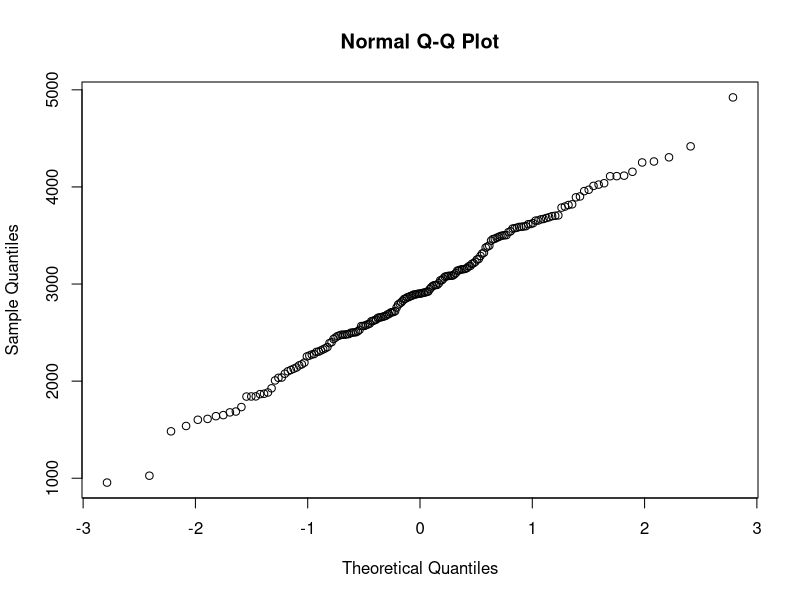
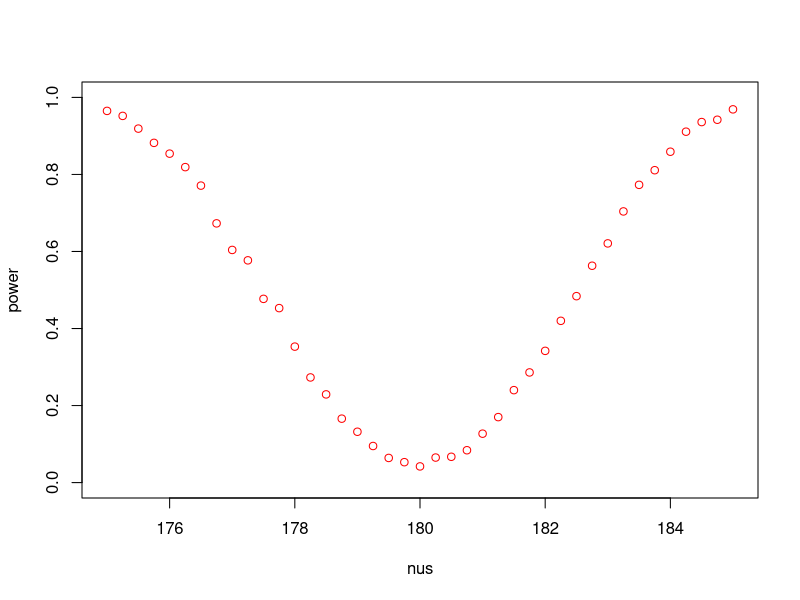
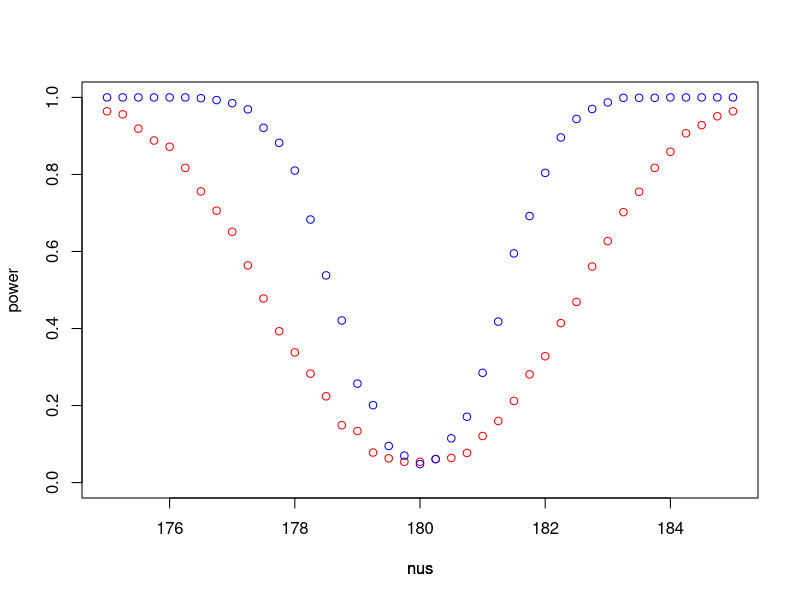
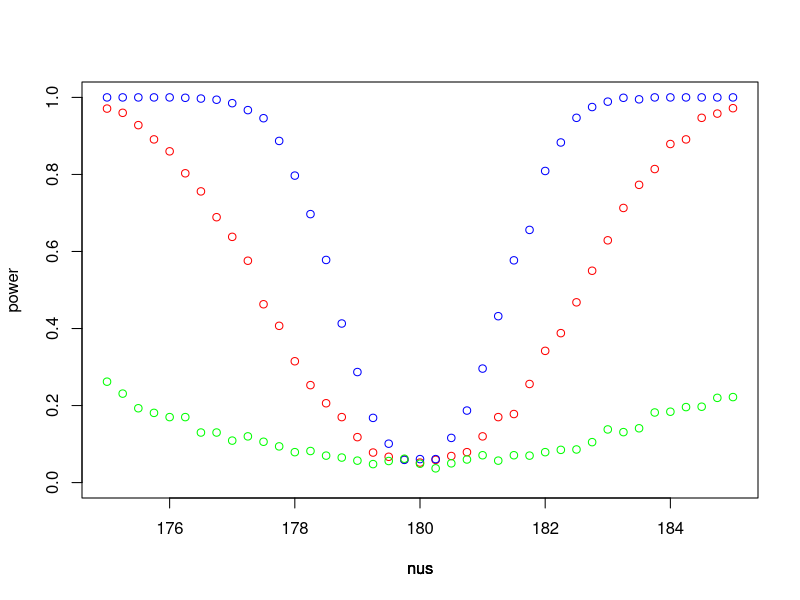
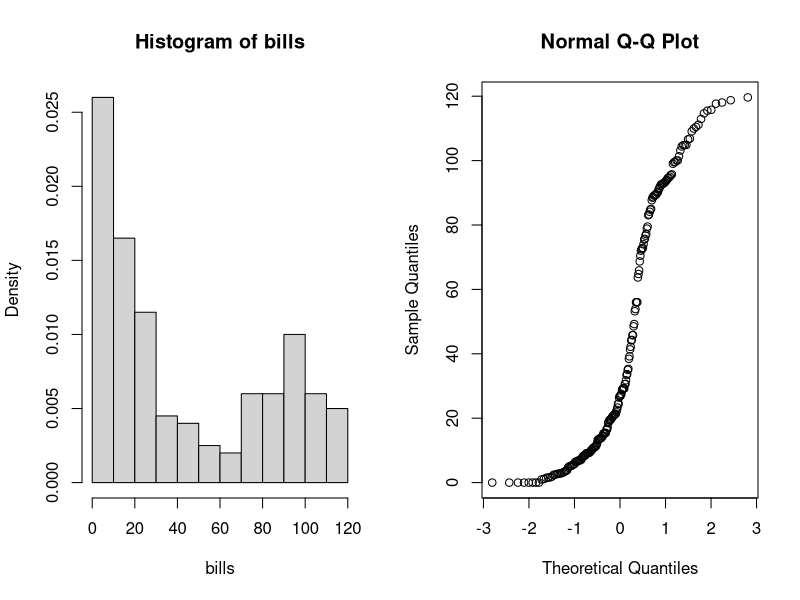
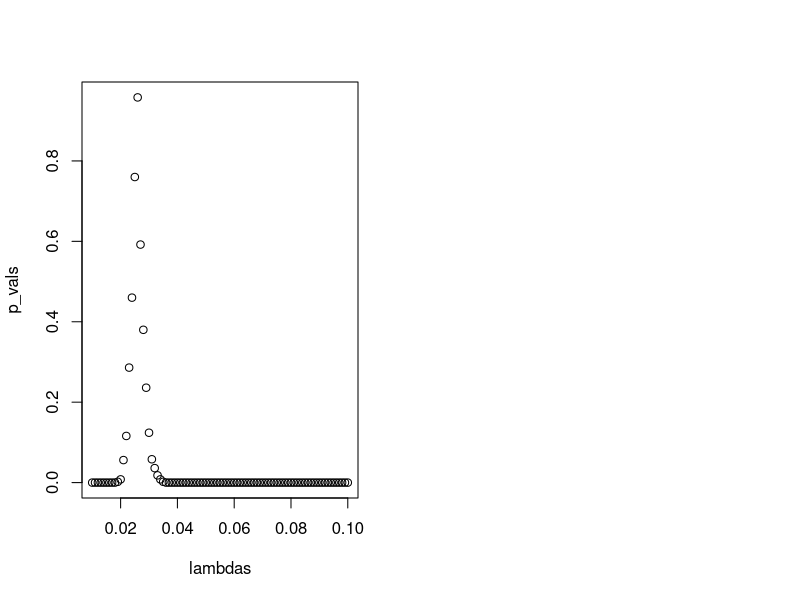
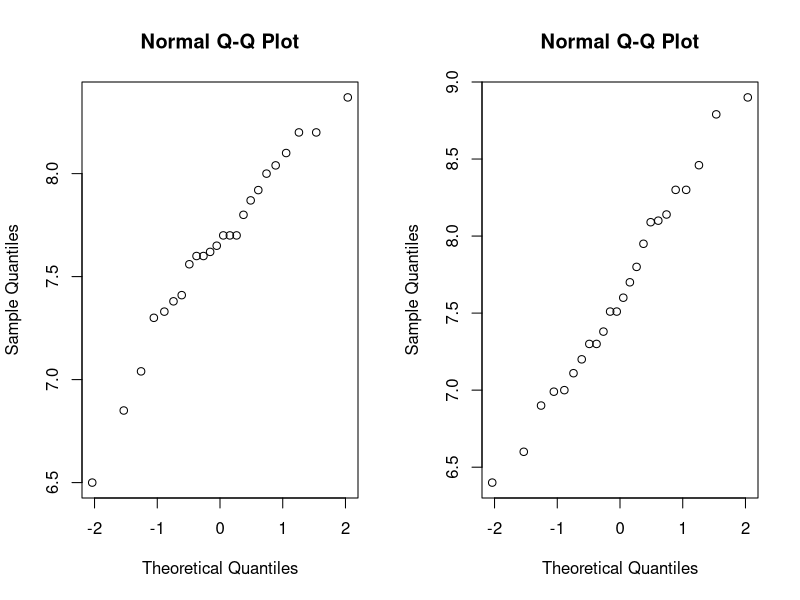
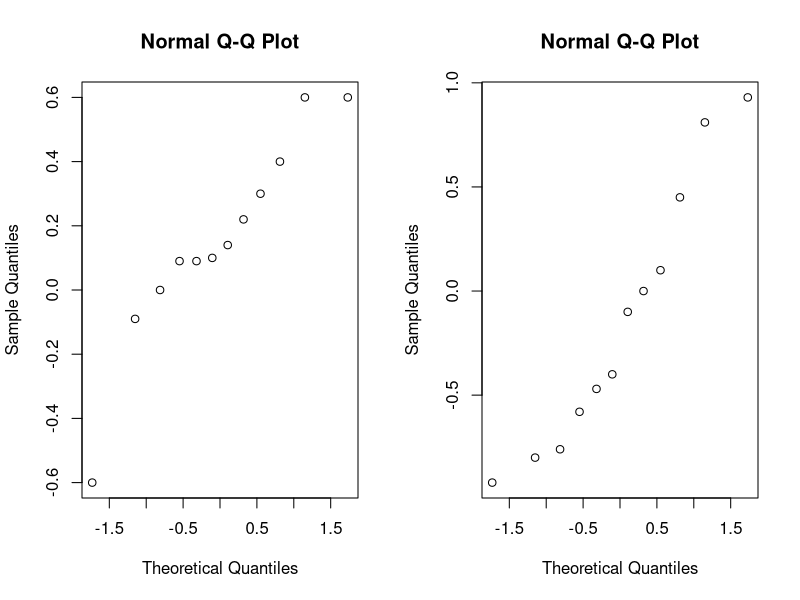

R code for these plots, in order:
## ---- chunk 1
birth_weight <- scan("birthweight.txt", skip=1)
qqnorm(birth_weight)
## ---- chunk 2
res <- t.test(birth_weight, conf.level=0.9)
## ---- chunk 3
res <- t.test(birth_weight, alternative=c("greater"), mu=2800, conf.level=0.9)
## ---- chunk 4
plot_nu_power <- function(m, n, mu, nus, sd, B, col, add) {
    p_values <- numeric(B); power <- numeric(length(nus))
    for (i in 1:length(nus)) {
        for (b in 1:B) {
            x <- rnorm(m, mu, sd)
            y <- rnorm(n, nus[i], sd)
            p_values[b] <- t.test(x, y, var.equal=TRUE)$p.value
        }
        power[i] <- mean(p_values < 0.05)
    }
    if (add) {
        par(new=TRUE)
        plot(nus, power, type="p", col=col, axes=FALSE, ylab='', ylim=c(0, 1))
    } else {
        plot(nus, power, type="p", col=col, ylim=c(0, 1))
    }
}

plot_nu_power(30, 30, 180, seq(175, 185, by=0.25), 5, 1000, "red", FALSE)
## ---- chunk 5
plot_nu_power(30, 30, 180, seq(175, 185, by=0.25), 5, 1000, "red", FALSE)
plot_nu_power(100, 100, 180, seq(175, 185, by=0.25), 5, 1000, "blue", TRUE)
## ---- chunk 6
plot_nu_power(30, 30, 180, seq(175, 185, by=0.25), 5, 1000, "red", FALSE)
plot_nu_power(100, 100, 180, seq(175, 185, by=0.25), 5, 1000, "blue", TRUE)
plot_nu_power(30, 30, 180, seq(175, 185, by=0.25), 15, 1000, "green", TRUE)
## ---- chunk 7
bills <- scan("telephone.txt", skip=2)
par(mfrow=c(1, 2))
hist(bills, prob=T)
qqnorm(bills)
## ---- chunk 8
T_val <- median(bills)
N <- length(bills)
B <- 1000
T_vals <- numeric(B)
lambdas <- seq(0.01, 0.1, by=0.001)
p_vals <- numeric(length(lambdas))

for (i in 1:length(lambdas)) {
    for (j in 1:B) {
        sampled_bills <- rexp(N, lambdas[i])
        T_vals[j] <- median(sampled_bills)
    }

    p_val_left <- sum(T_vals < T_val) / B
    p_val_right <- sum(T_vals > T_val) / B
    p_vals[i] <- 2 * min(p_val_left, p_val_right)
}
plot(lambdas, p_vals, type='p')
## ---- chunk 9
bootstrap.ci <- function(data, B, T, confidence) {
    T_val <- T(data)
    T_vals <- numeric(B)

    for (i in 1:B) {
        sampled_data <- sample(data, replace=TRUE)
        T_vals[i] <- median(sampled_data)
    }

    alpha <- (1 - confidence) / 2
    ci <- c(2 * T_val - quantile(T_vals, 1 - alpha), 
            2 * T_val - quantile(T_vals, alpha))
    return (ci)
}
ci <- bootstrap.ci(bills, 1000, median, 0.95)
## ---- chunk 10
B <- 1000
means <- numeric(B)

for (i in 1:B) {
    sampled_bills <- sample(bills, 100)
    means[i] <- mean(sampled_bills)
}
lambda <- 1 / mean(means)
## ---- chunk 11
ci <- bootstrap.ci(rexp(length(bills), lambda), 1000, median, 0.95)
## ---- chunk 12
p_value <- binom.test(sum(bills > 40), length(bills), alternative="less")$p.value
## ---- chunk 13
p_value <- binom.test(
    sum(bills > 10), length(bills), p=0.75, alternative="less"
)$p.value
## ---- chunk 14
run <- read.table("run.txt", header=TRUE)
par(mfrow=c(1, 2))
qqnorm(run$before); qqnorm(run$after)
## ---- chunk 15
p_val <- cor.test(run$before, run$after)$p.value
## ---- chunk 16
par(mfrow=c(1, 2))
run_energy <- subset(run, drink=="energy")
run_lemo <- subset(run, drink=="lemo")
qqnorm(run_energy$before - run_energy$after)
qqnorm(run_lemo$before - run_lemo$after)
## ---- chunk 17
perm.test <- function(x, y, T, B) {
   T_val <- T(x - y)
   T_vals <- numeric(B)

   for (i in 1:B) {
      perm_data <- t(apply(cbind(x, y), 1, sample))
      T_vals[i] <- T(perm_data[, 1] - perm_data[, 2])
   }

   p_val_left <- sum(T_vals < T_val) / B
   p_val_right <- sum(T_vals > T_val) / B
   p_val <- 2 * min(p_val_left, p_val_right)
   return (p_val)
}
p_val_energy <- perm.test(run_energy$before, run_energy$after, mean, 1000)
p_val_lemo <- perm.test(run_energy$before, run_energy$after, mean, 1000)
## ---- chunk 18
p_val <- wilcox.test(run_energy$before - run_energy$after, run_lemo$before - run_lemo$after)
## ---- chunk 19
meatmeal <- subset(chickwts, feed=="meatmeal")$weight
sunflower <- subset(chickwts, feed=="sunflower")$weight
p_val <- t.test(meatmeal, sunflower)$p.value
## ---- chunk 20
p_val <- wilcox.test(meatmeal, sunflower)$p.value
## ---- chunk 21
p_val <- ks.test(meatmeal, sunflower)$p.value
## ---- chunk 22
par(mfrow=c(1, 2))
qqnorm(meatmeal); qqnorm(sunflower)
## ---- chunk 23
chickwts_lm <- lm(weight~feed, data=chickwts)
p_val <- anova(chickwts_lm)["feed", ]$p.value
## ---- chunk 24
coef <- summary(chickwts_lm)$coefficients[, "Estimate"]
## ---- chunk 25
par(mfrow=c(1, 1))
qqnorm(residuals(chickwts_lm))
## ---- chunk 26
p_val <- kruskal.test(weight~feed, data=chickwts)$p.value
